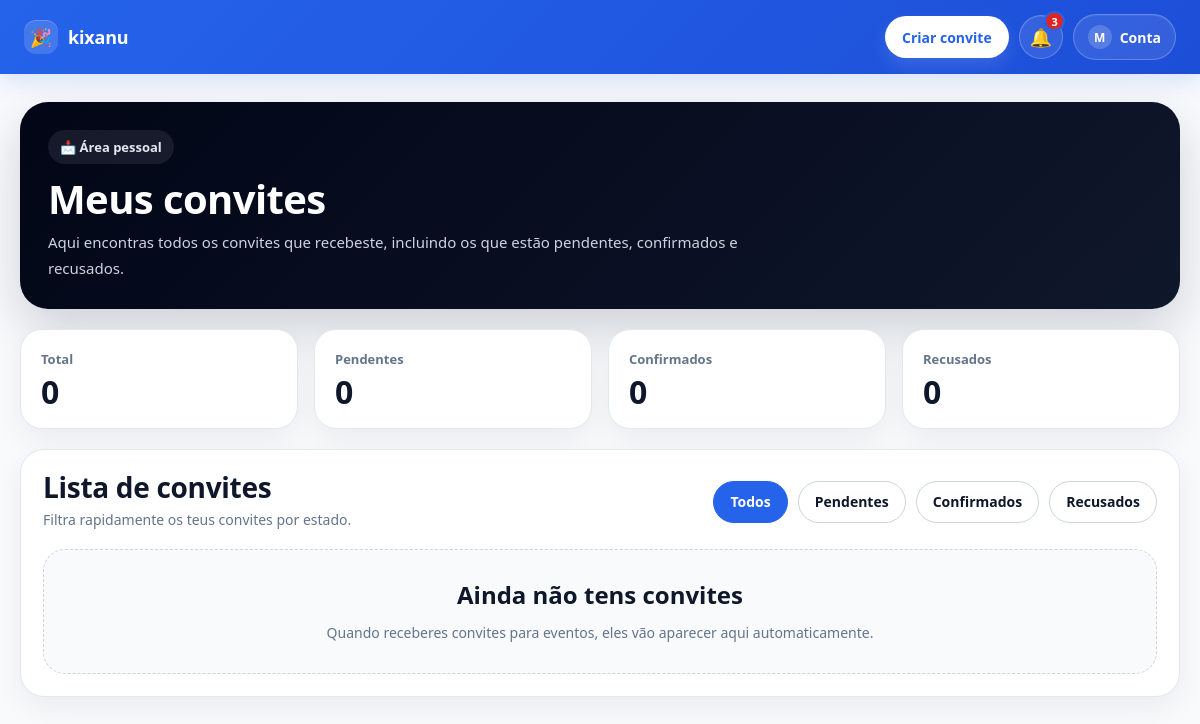
/my-invitations/ (signed in), run on an earlier commit of the app's database.
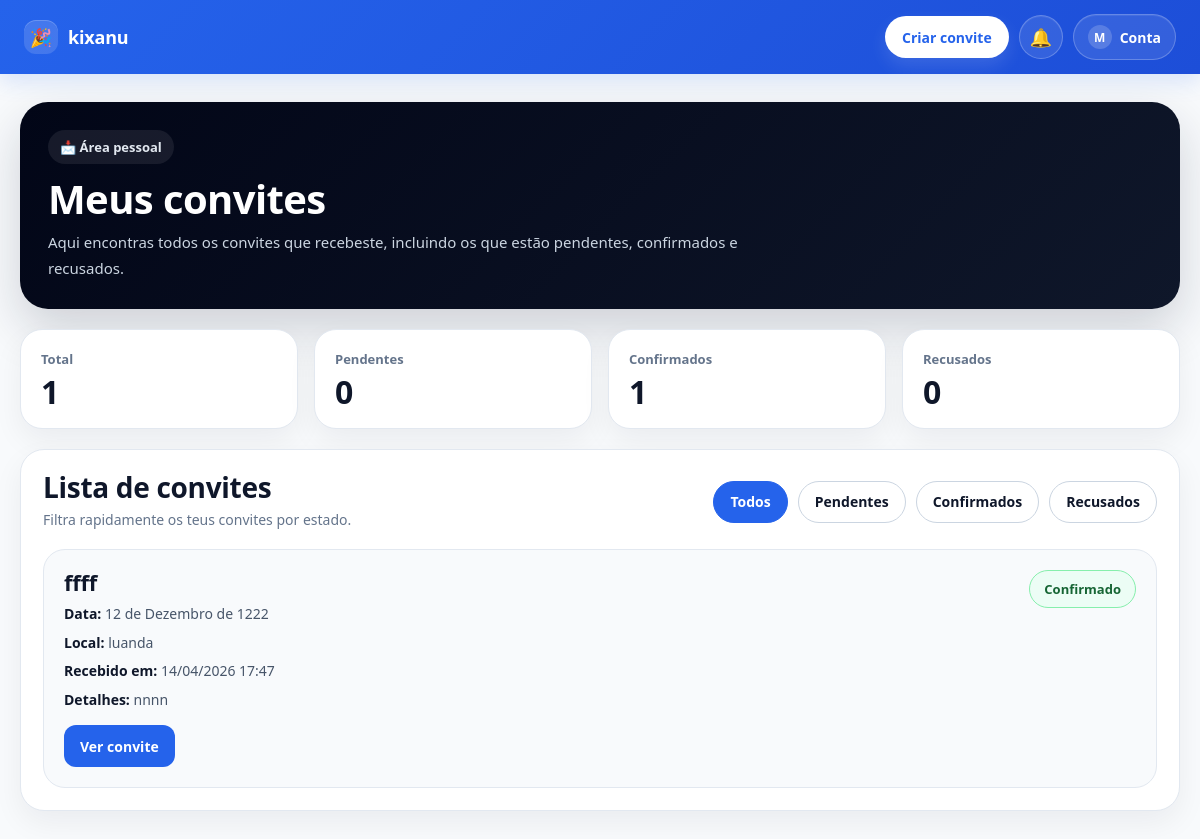
And on a later commit of the database.
### invitations/models.py (models this page shows, shortened)
class Invitation(models.Model):
    STATUS_CHOICES = [
        ('pending', 'Pendente'),
        ('accepted', 'Aceitou'),
        ('declined', 'Recusou'),
    ]
    event = models.ForeignKey(Event, on_delete=models.CASCADE)
    guest = models.ForeignKey(Guest, on_delete=models.CASCADE)
    status = models.CharField(max_length=10, choices=STATUS_CHOICES, default='pending')
    sent_at = models.DateTimeField(auto_now_add=True)
    class Meta:
        unique_together = ('event', 'guest')

### events/models.py (models this page shows, shortened)
class Event(models.Model):
    EVENT_TYPE_CHOICES = [
        ('aniversario', 'Aniversário'),
        ('casamento', 'Casamento'),
        ('noivado', 'Noivado'),
        ('baptizado', 'Baptizado'),
        ('cha_de_bebe', 'Chá de bebé'),
        ('formatura', 'Formatura'),
        ('conferencia', 'Conferência'),
        ('reuniao', 'Reunião'),
        ('evento_corporativo', 'Evento corporativo'),
        ('outro', 'Outro'),
    ]
    owner = models.ForeignKey(User, on_delete=models.CASCADE, null=True, blank=True)
    name = models.CharField(max_length=255)
    event_type = models.CharField(max_length=50, choices=EVENT_TYPE_CHOICES, default='outro')
    date = models.DateField()
    location = models.CharField(max_length=255, blank=True, null=True)
    description = models.TextField(blank=True, null=True)
    allowed_companions = models.PositiveIntegerField(default=0)

### invitations/views.py (the view)
# urls.py: path('my-invitations/', views.my_invitations, name='my_invitations'),
@login_required
def my_invitations(request):
    user_email = (request.user.email or '').strip().lower()
    status_filter = request.GET.get('status', '').strip()
    invitations = (
        Invitation.objects
        .filter(guest__email__iexact=user_email)
        .select_related('event', 'guest')
        .order_by('-sent_at')
    )
    if status_filter in ['pending', 'accepted', 'declined']:
        invitations = invitations.filter(status=status_filter)
    total_count = Invitation.objects.filter(
        guest__email__iexact=user_email
    ).count()
    pending_count = Invitation.objects.filter(
        guest__email__iexact=user_email,
        status='pending'
    ).count()
    accepted_count = Invitation.objects.filter(
        guest__email__iexact=user_email,
        status='accepted'
    ).count()
    declined_count = Invitation.objects.filter(
        guest__email__iexact=user_email,
        status='declined'
    ).count()
    return render(request, 'invitations/my_invitations.html', {
        'invitations': invitations,
        'status_filter': status_filter,
        'total_count': total_count,
        'pending_count': pending_count,
        'accepted_count': accepted_count,
        'declined_count': declined_count,
    })

### notifications/context_processors.py (called while the page is built)
def notification_count(request):
    if request.user.is_authenticated:
        notifications = Notification.objects.filter(
            user=request.user
        ).order_by('-created_at')
        unread_count = notifications.filter(is_read=False).count()
    else:
        notifications = Notification.objects.none()
        unread_count = 0
    return {
        'unread_notifications_count': unread_count,
        'notifications': notifications,
    }

### invitations/templates/invitations/my_invitations.html (shortened to what the changed rows need)
{% extends "base.html" %}
{% block content %}
<div class="page-shell">
    <section class="hero-card">
        <h1 class="hero-title">Meus convites</h1>
    </section>
    <section class="stats-grid">
        <div class="stat-card">
            <p class="stat-label">Total</p>
            <p class="stat-value">{{ total_count }}</p>
        </div>
        <div class="stat-card">
            <p class="stat-label">Confirmados</p>
            <p class="stat-value">{{ accepted_count }}</p>
        </div>
    </section>
    <section class="content-card">
        <div class="toolbar">
            <div>
                <h2 class="section-title">Lista de convites</h2>
            </div>
        </div>
        {% if invitations %}
            <div class="invite-list">
                {% for invitation in invitations %}
                    <article class="invite-card">
                        <div>
                            <h3 class="invite-title">{{ invitation.event.name }}</h3>
                            <div class="invite-meta">
                                <p class="invite-meta-item">
                                    <span class="invite-meta-label">Data:</span>
                                    {{ invitation.event.date }}
                                </p>
                                <p class="invite-meta-item">
                                    <span class="invite-meta-label">Local:</span>
                                    {{ invitation.event.location|default:"Não informado" }}
                                </p>
                                <p class="invite-meta-item">
                                    <span class="invite-meta-label">Recebido em:</span>
                                    {{ invitation.sent_at|date:"d/m/Y H:i" }}
                                </p>
                                {% if invitation.event.description %}
                                    <p class="invite-meta-item">
                                        <span class="invite-meta-label">Detalhes:</span>
                                        {{ invitation.event.description }}
                                    </p>
                                {% endif %}
                            </div>
                            <div class="invite-actions">
                                <a href="{% url 'invite_status' invitation.guest.slug %}" class="invite-btn invite-btn-primary">
                                    Ver convite
                                </a>
                            </div>
                        </div>
                        <div>
                            {% if invitation.status == 'pending' %}
                                <span class="status-badge status-pending">Pendente</span>
                            {% elif invitation.status == 'accepted' %}
                                <span class="status-badge status-accepted">Confirmado</span>
                            {% elif invitation.status == 'declined' %}
                                <span class="status-badge status-declined">Recusado</span>
                            {% endif %}
                        </div>
                    </article>
                {% endfor %}
            </div>
        {% else %}
            <div class="empty-state">
                <h3 class="empty-title">Ainda não tens convites</h3>
                <p class="empty-text">
                    Quando receberes convites para eventos, eles vão aparecer aqui automaticamente.
                </p>
            </div>
        {% endif %}
    </section>
</div>
{% endblock %}

### templates/base.html (shortened to what this page needs)
<!DOCTYPE html>
<html lang="pt">
<head>
</head>
<body>
    <div class="navbar">
        <div class="nav-container">
            <a href="/" class="logo">
                <span class="logo-mark">🎉</span>
                <span class="logo-text">kixanu</span>
            </a>
            <div class="nav-links">
                <a href="/create/" class="nav-link-btn cta-btn">Criar convite</a>
                {% if request.user.is_authenticated %}
                    <div class="nav-popover-wrap">
                        <button
                            type="button"
                            class="icon-btn"
                            id="notificationsToggle"
                            aria-label="Abrir notificações"
                            aria-expanded="false"
                        >
                            🔔
                            {% if unread_notifications_count > 0 %}
                                <span class="notification-badge">{{ unread_notifications_count }}</span>
                            {% endif %}
                        </button>
                    </div>
                    <div class="nav-popover-wrap">
                        <button
                            type="button"
                            class="account-btn"
                            id="accountToggle"
                            aria-label="Abrir menu da conta"
                            aria-expanded="false"
                        >
                            <span class="account-avatar">
                                {{ request.user.username|slice:":1"|upper }}
                            </span>
                            <span>Conta</span>
                        </button>
                    </div>
                {% else %}
                    <a href="/login/" class="nav-link-btn ghost-btn">Entrar</a>
                {% endif %}
            </div>
        </div>
    </div>
    <div class="container">
        {% block content %}{% endblock %}
    </div>
</body>
</html>

What changed in the data, as far as the page shows it:
added Invitation: event.name "ffff", event "12 de Dezembro de 1222", event.location "luanda", sent_at "14/04/2026 17:47", event.description "nnnn", status "Confirmado"
Also different on the page:
{{ total_count }}: "0" → "1"
{{ accepted_count }}: "0" → "1"
{{ unread_notifications_count }}: "3" → (not shown)
text no longer shown: "Ainda não tens convites Quando receberes convites para eventos, eles vão aparecer aqui automaticamente."
